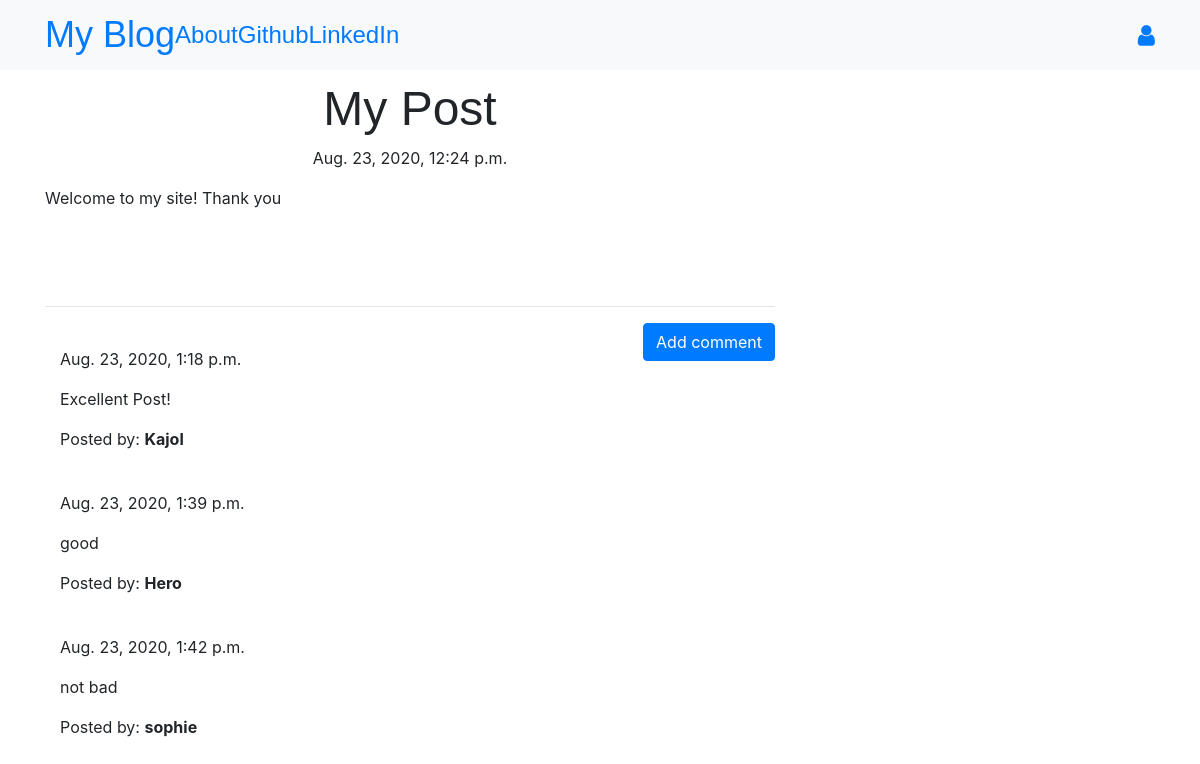
The page /post6 on the database its author committed.
### blog/models.py (models this page shows, shortened)
class Post(models.Model):
    author=models.ForeignKey('auth.User',on_delete=models.CASCADE)
    title=models.CharField(max_length=256)
    text=models.TextField()
    create_date=models.DateTimeField(default=timezone.now)
    published_date=models.DateTimeField(blank=True,null=True)

class Comment(models.Model):
    post=models.ForeignKey('blog.Post',related_name='comments',on_delete=models.CASCADE)
    author=models.CharField(max_length=256)
    text=models.TextField()
    create_date=models.DateTimeField(default=timezone.now)
    approved_comments=models.BooleanField(default=False)

### blog/views.py (the view)
# urls.py: url(r'^post(?P<pk>\d+)$',views.PostDetailView.as_view(),name='post_detail'),
class PostDetailView(DetailView):
    model=Post

### blog/templates/blog/post_detail.html (shortened to what this page needs)
{% extends 'blog/base.html' %}
{% block content %}
        <h1 class='posttitle loader'>{{ post.title }}</h1>
        {% if post.published_date %}
            <div class="date postdate">
                {{ post.published_date }}
            </div>
        {% else %}
            <a class="btn btn-outline-dark" href="{% url 'post_publish' pk=post.pk %}">Publish</a>
        {% endif %}
      <p class='postcontent' >{{ post.text|safe|linebreaksbr }}</p>
  <hr>
  <a class="btn btn-primary btn-comment" href="{% url 'add_comment_to_post' pk=post.pk %}">Add comment</a>
  <div class="container">
  {% for comment in post.comments.all %}
  <br>
      {% if user.is_authenticated or comment.approved_comments %}
              {{ comment.create_date }}
          <p>{{ comment.text|safe|linebreaks }}</p>
          <p>Posted by: <strong>{{ comment.author }}</strong></p>
      {% endif %}
  {% empty %}
      <p>No comments posted.</p>
  {% endfor %}
</div>
{% endblock %}

### blog/static/css/mystyle.css (style rules this page uses)
.postdate { text-align: center; }
.posttitle { font-family: 'Russo One', sans-serif; font-size: 3em; text-align: center; }
.postcontent { font-family: 'Montserrat'; font-size: 1.5em; }
.btn-comment { position: absolute; right: 0px; }
.loader { filter:hue-rotate(0deg); color: linear-gradient(45deg,#0f8,#08f); animation:hue 5000ms infinite linear; }

### rows shown on the page
Post: title "My Post", published_date "Aug. 23, 2020, 12:24 p.m.", text "Welcome to my site! Thank you"
Comment: create_date "Aug. 23, 2020, 1:18 p.m.", text "Excellent Post!", author "Kajol"
Comment: create_date "Aug. 23, 2020, 1:39 p.m.", text "good", author "Hero"
Comment: create_date "Aug. 23, 2020, 1:42 p.m.", text "not bad", author "sophie"
